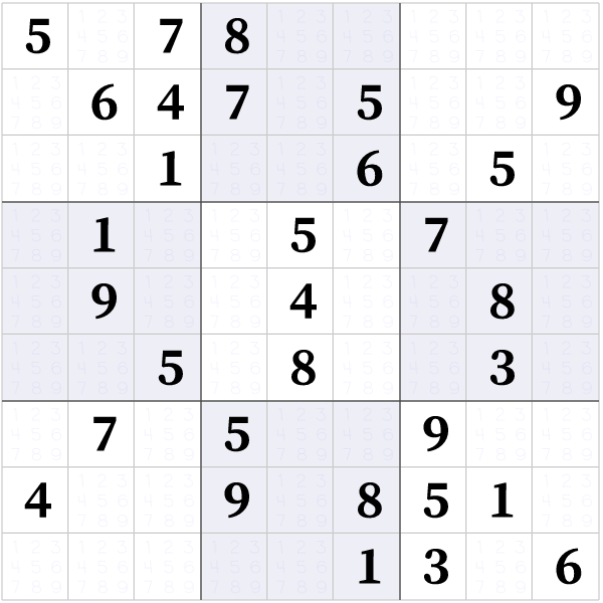
#> input picture sudoku_/images/white_img4.png, 603 x 603 px
$ jupyter execute --allow-errors Untitled3.ipynb
#> lines starting #> are read from the running program, lines starting #| are printed output that depends on the picture
# Image Preprocessing

[cell 1]
import pandas as pd
import numpy as np
import matplotlib.pyplot as plt
import matplotlib.image as mpimg
from IPython.display import Image
import cv2

[cell 2]
Image(filename='white_img6.png')

## Read in the image:

[cell 3]
filename = 'white_img4.png'
img = cv2.imread(filename)
#> img is the input picture: shape (603, 603, 3); mean B, G, R 239.7, 236.1, 236.1

[cell 4]
cv2.imshow("Image", img)
cv2.waitKey(0)
cv2.destroyAllWindows()

[cell 5]
W = 1000
heigh, width, depth = img.shape
#> heigh = 603; width = 603; depth = 3
imgScale = W/width
#> imgScale = 1.66
newX, newY = img.shape[1]*imgScale, img.shape[0]*imgScale
#> newX = 1000; newY = 1000
new_img = cv2.resize(img, (int(newX), int(newY)))
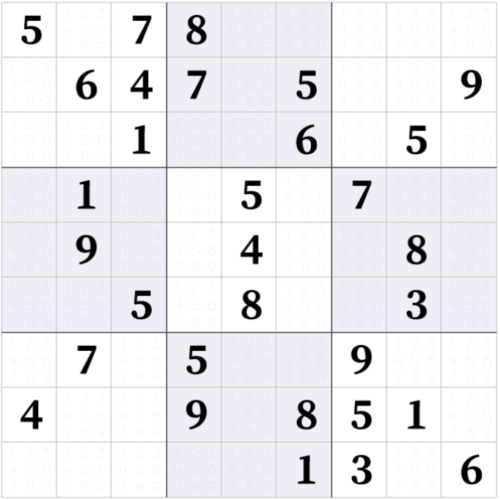
#> new_img: shape (1000, 1000, 3) (shown at 1/2 size); mean B, G, R 239.7, 236.1, 236.1
cv2.imshow("Show by CV2", new_img)
cv2.waitKey(0)
cv2.imwrite('resize_white_img.png', new_img)
plt.imshow(new_img)
#> (this line was passed over: IPython is not available in this run)

[cell 6]
invert_img = cv2.bitwise_not(new_img)
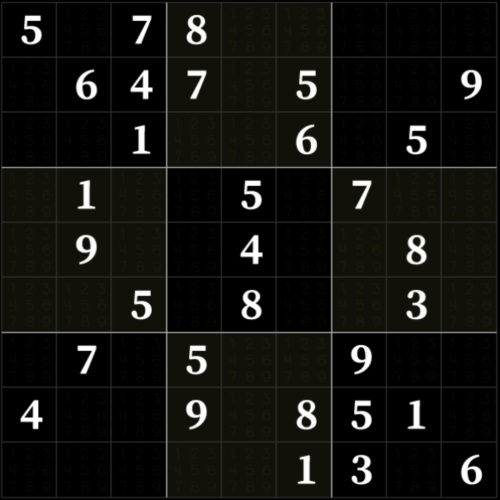
#> invert_img: shape (1000, 1000, 3) (shown at 1/2 size); mean B, G, R 15.3, 18.9, 18.9
cv2.imshow("invert1", invert_img)
cv2.waitKey(0)
cv2.destroyAllWindows()

[cell 7]
rows = [(15,115), (125,225), (235,335), (340,440), (455,555), (570,670), (680,780), (775,875), (890,990)]
columns = [(30,130), (130,230), (240,340), (355,455), (455,555), (565,665), (670,770), (800,900),(890,990)]

[cell 8]
images_list = []
for unit in rows:
    for units in columns:
        images_list.append(invert_img[unit[0]:unit[1], units[0]:units[1]])
#> after the loop, images_list = 81 items

[cell 9]
plt.imshow(images_list[1])
#> (this line was passed over: IPython is not available in this run)

[cell 10]
cv2.imwrite("flip_img62.png", images_list[61])
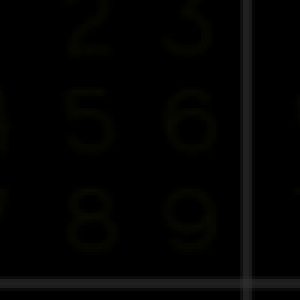
#> saved as flip_img62.png: shape (100, 100, 3) (shown 3 times larger); mean B, G, R 2.2, 2.8, 2.8
#> Out = True

$ run again, with sudoku_/images/white_img3.png copied over sudoku_/images/white_img4.png
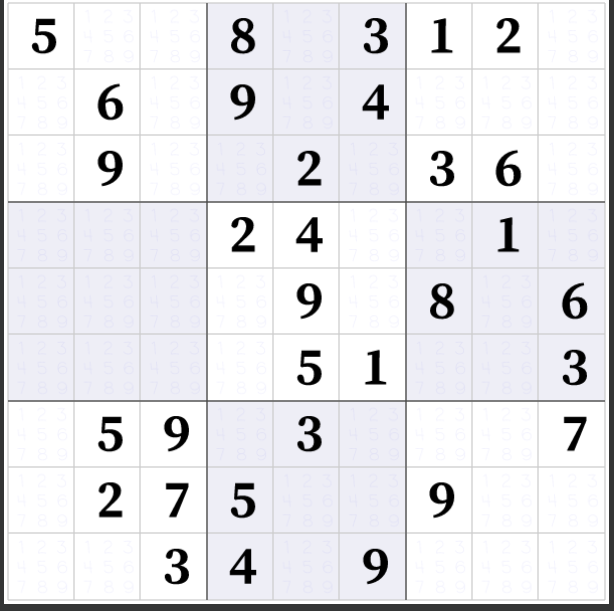
#> input picture sudoku_/images/white_img3.png, 614 x 611 px
#> img is the input picture: shape (611, 614, 3); mean B, G, R 234.5, 231.1, 231.1
#> `invert_img = cv2.bitwise_not(new_img)`:
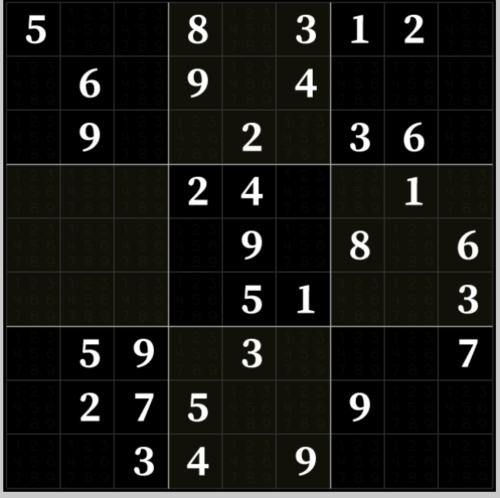
#> invert_img: shape (995, 1000, 3) (shown at 1/2 size); mean B, G, R 20.5, 23.9, 24
#> after the loop `for unit in rows:`: images_list = 81 items
#> `cv2.imwrite("flip_img62.png", images_list[61])`:
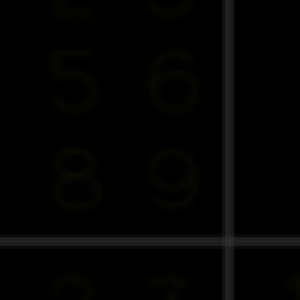
#> saved as flip_img62.png: shape (100, 100, 3) (shown 3 times larger); mean B, G, R 2.2, 2.7, 2.7
#> Out = True

$ run again, with sudoku_/images/white_img5.png copied over sudoku_/images/white_img4.png
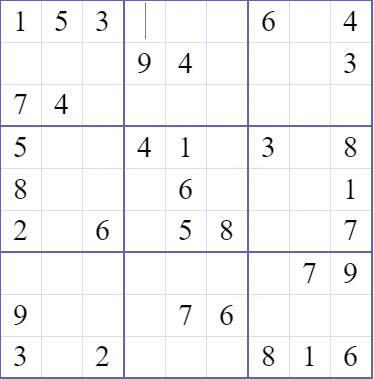
#> input picture sudoku_/images/white_img5.png, 374 x 379 px
#> img is the input picture: shape (379, 374, 3); mean B, G, R 246.7, 244.3, 244.3
#> `invert_img = cv2.bitwise_not(new_img)`:
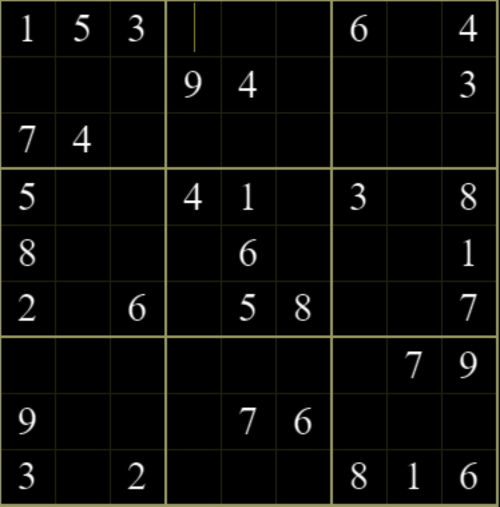
#> invert_img: shape (1013, 1000, 3) (shown at 1/2 size); mean B, G, R 8.3, 10.7, 10.7
#> after the loop `for unit in rows:`: images_list = 81 items
#> `cv2.imwrite("flip_img62.png", images_list[61])`:
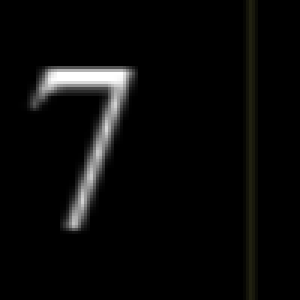
#> saved as flip_img62.png: shape (100, 100, 3) (shown 3 times larger); mean B, G, R 9.4, 9.9, 9.9
#> Out = True
